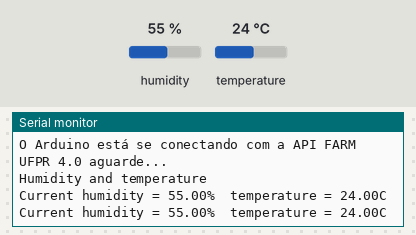
The sketch below on a simulated ESP8266 (NodeMCU). Parts: the last lines printed to the serial monitor. Inputs (shaded band) come from the test bench; at power-on: humidity 55 %, temperature 24 °C. WiFi joins after 1.5 s; servers stay silent unless stated; uploads are accepted with an empty reply.

Above: at 3.4 s.
3.5 s: humidity set to 22 %
At 5.2 s:
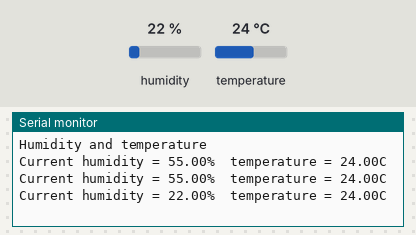
6.9 s: temperature set to 12 °C
At 8.3 s:
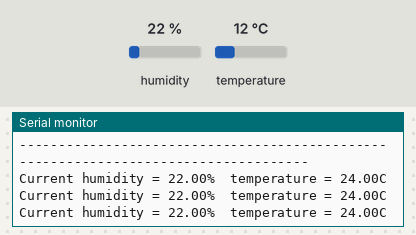
9.8 s: humidity set to 40 %
At 11.02 s:
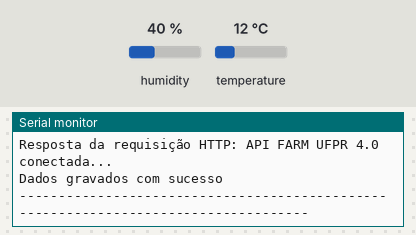
Timing chart, 0 to 12.8 s (numbered marks = the images above; inputs shaded):
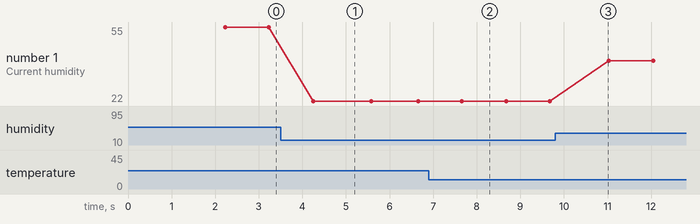

Measured:
- after the input at 3.5 s, the serial monitor: prints a new line after 0.75 s (image 1)
- plotted number 1: 55 → 22 after the input at 3.5 s, 22 → 40 after the input at 9.8 s

The sketch:

01.ino
```cpp
#include <ESP8266WiFi.h>
#include <ESP8266HTTPClient.h>
#include <WiFiClient.h>
#include "DHT.h"


const char* ssid = "FIBRA-A066";
const char* password = "0Z48058288";

const char* serverName = "http://192.168.25.9:3333/sensores";

// the following variables are unsigned longs because the time, measured in
// milliseconds, will quickly become a bigger number than can be stored in an int.
unsigned long lastTime = 0;
// Timer set to 10 minutes (600000)
//unsigned long timerDelay = 600000;
// Set timer to 5 seconds (5000)
unsigned long timerDelay = 5000;

#define DHTTYPE DHT11   // DHT 11
#define dht_dpin 0

DHT dht(dht_dpin, DHTTYPE);

void setup() {
  Serial.begin(115200);

  WiFi.begin(ssid, password);
  Serial.println("Conectando");
  while(WiFi.status() != WL_CONNECTED) {
    delay(500);
    Serial.print(".");
  }
  Serial.println("");
  Serial.print("Arduino conectado no IP: ");
  Serial.println(WiFi.localIP());

  Serial.println("O Arduino está se conectando com a API FARM UFPR 4.0 aguarde...");

  dht.begin();
  Serial.begin(9600);
  Serial.println("Humidity and temperature\n\n");
  delay(700);
}

void loop() {

 float h = dht.readHumidity();
 float t = dht.readTemperature();

    Serial.print("Current humidity = ");
    Serial.print(h);
    Serial.print("%  ");
    Serial.print("temperature = ");
    Serial.print(t);
    Serial.println("C  ");
    delay(1000);

 char buffer[1024];
 sprintf(buffer, "{\"user_id\":\"5fac2ad55a219835349cc97a\",\"ipArduino\":\"192.168.25.15\", \"tipoMedida1\":\"Umidade\",\"unidadeMedida1\":\"%%\",\"tipoMedida2\":\"Temperatura\",\"unidadeMedida2\":\"ºC\", \"modeloSensor\":\"DHT-11\",\"valor1\": %f, \"valor2\": %f}", h, t);


 //String httpRequestData = "{\"user_id\":\"5fac2ad55a219835349cc97a\",\"tipoMedida1\":\"Temperatura\",\"unidadeMedida1\":\"ºC\",\"modeloSensor\":\"DHT-11\",\"valor1\": \"" + %f\h + "\" ,\"valor2\": 25,\"ipArduino\":\"192.168.25.15\"}";
 //Serial.println(httpRequestData);

  //Send an HTTP POST request every 10 minutes
  if ((millis() - lastTime) > timerDelay) {
    //Check WiFi connection status
    if(WiFi.status()== WL_CONNECTED){
      HTTPClient http;

      // Your Domain name with URL path or IP address with path
      http.begin(serverName);


      // If you need an HTTP request with a content type: application/json, use the following:
      http.addHeader("Content-Type", "application/json");

      //int httpResponseCode = http.POST(httpRequestData);
      int httpResponseCode = http.POST(buffer);
      Serial.println(httpResponseCode);

     Serial.print("Resposta da requisição HTTP: ");

       if(httpResponseCode == 200){

        Serial.println("API FARM UFPR 4.0 conectada...");
        Serial.println("Dados gravados com sucesso");
        Serial.println("------------------------------------------------------------------------------------");
        }

        else{
          Serial.println("API não conectada");
          Serial.println("Contate o administrador");
          Serial.println("------------------------------------------------------------------------------------");
        }

      // Free resources
      http.end();
    }
    else {
      Serial.println("WiFi Desconectado");
    }
    lastTime = millis();
  }

}
```
